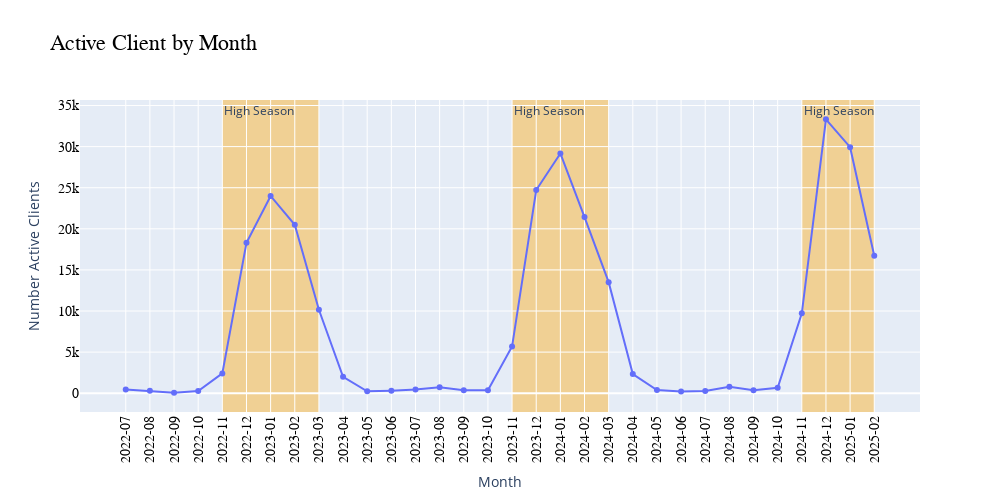

The code cell stored with this chart in its notebook:
### Code cell
# line chart
fig = px.line(
    monthly_counts,
    x="y/m",
    y="user.uid",
    markers=True,
    title="Active Client by Month",
    labels={"y/m": "Month", "user.uid": "Number Active Clients"}
)

# high season
fig.add_vrect(
    x0="2022-11", x1="2023-03",
    fillcolor="orange", opacity=0.4,
    layer="below", line_width=0,
    annotation_text="High Season", annotation_position="top left"
)

fig.add_vrect(
    x0="2023-11", x1="2024-03",
    fillcolor="orange", opacity=0.4,
    layer="below", line_width=0,
    annotation_text="High Season", annotation_position="top left"
)

fig.add_vrect(
    x0="2024-11", x1="2025-02",
    fillcolor="orange", opacity=0.4,
    layer="below", line_width=0,
    annotation_text="High Season", annotation_position="top left"
)

# layout
fig.update_layout(
    xaxis_tickangle=-90,
    width=1000,
    height=500,
    legend=dict(yanchor="top", y=0.99, xanchor="left", x=0.01),
    xaxis = dict(
        type='category',    
        tickmode='array',      
        tickvals=monthly_counts['y/m'],     
        ticktext=monthly_counts['y/m'],
        tickfont=dict(size=14, family="Arial", color="black") 
    ),
    title=dict(
        font=dict(size=22, family="Arial", color="black")  
    ),
    yaxis=dict(
        tickfont=dict(size=14, family="Arial", color="black")  
    )
)

fig.show()

### Figure 1 — Plotly figure (JSON) as saved in the notebook; plotly's stock layout.template omitted (floating-point values rounded to 4 significant figures)
{"data": [{"hovertemplate": "Month=%{x}<br>Number Active Clients=%{y}<extra></extra>", "legendgroup": "", "line": {"color": "#636efa", "dash": "solid"}, "marker": {"symbol": "circle"}, "mode": "lines+markers", "name": "", "orientation": "v", "showlegend": false, "type": "scatter", "x": ["2022-07", "2022-08", "2022-09", "2022-10", "2022-11", "2022-12", "2023-01", "2023-02", "2023-03", "2023-04", "2023-05", "2023-06", "2023-07", "2023-08", "2023-09", "2023-10", "2023-11", "2023-12", "2024-01", "2024-02", "2024-03", "2024-04", "2024-05", "2024-06", "2024-07", "2024-08", "2024-09", "2024-10", "2024-11", "2024-12", "2025-01", "2025-02"], "xaxis": "x", "y": [458, 290, 70, 277, 2413, 18294, 23998, 20494, 10154, 1990, 228, 316, 468, 714, 355, 360, 5681, 24722, 29170, 21426, 13510, 2326, 383, 198, 278, 793, 348, 654, 9722, 33317, 29932, 16731], "yaxis": "y"}], "layout": {"annotations": [{"showarrow": false, "text": "High Season", "x": "2022-11", "xanchor": "left", "xref": "x", "y": 1, "yanchor": "top", "yref": "y domain"}, {"showarrow": false, "text": "High Season", "x": "2023-11", "xanchor": "left", "xref": "x", "y": 1, "yanchor": "top", "yref": "y domain"}, {"showarrow": false, "text": "High Season", "x": "2024-11", "xanchor": "left", "xref": "x", "y": 1, "yanchor": "top", "yref": "y domain"}], "height": 500, "legend": {"tracegroupgap": 0, "x": 0.01, "xanchor": "left", "y": 0.99, "yanchor": "top"}, "shapes": [{"fillcolor": "orange", "layer": "below", "line": {"width": 0}, "opacity": 0.4, "type": "rect", "x0": "2022-11", "x1": "2023-03", "xref": "x", "y0": 0, "y1": 1, "yref": "y domain"}, {"fillcolor": "orange", "layer": "below", "line": {"width": 0}, "opacity": 0.4, "type": "rect", "x0": "2023-11", "x1": "2024-03", "xref": "x", "y0": 0, "y1": 1, "yref": "y domain"}, {"fillcolor": "orange", "layer": "below", "line": {"width": 0}, "opacity": 0.4, "type": "rect", "x0": "2024-11", "x1": "2025-02", "xref": "x", "y0": 0, "y1": 1, "yref": "y domain"}], "title": {"font": {"color": "black", "family": "Arial", "size": 22}, "text": "Active Client by Month"}, "width": 1000, "xaxis": {"anchor": "y", "domain": [0, 1], "tickangle": -90, "tickfont": {"color": "black", "family": "Arial", "size": 14}, "tickmode": "array", "ticktext": ["2022-07", "2022-08", "2022-09", "2022-10", "2022-11", "2022-12", "2023-01", "2023-02", "2023-03", "2023-04", "2023-05", "2023-06", "2023-07", "2023-08", "2023-09", "2023-10", "2023-11", "2023-12", "2024-01", "2024-02", "2024-03", "2024-04", "2024-05", "2024-06", "2024-07", "2024-08", "2024-09", "2024-10", "2024-11", "2024-12", "2025-01", "2025-02"], "tickvals": ["2022-07", "2022-08", "2022-09", "2022-10", "2022-11", "2022-12", "2023-01", "2023-02", "2023-03", "2023-04", "2023-05", "2023-06", "2023-07", "2023-08", "2023-09", "2023-10", "2023-11", "2023-12", "2024-01", "2024-02", "2024-03", "2024-04", "2024-05", "2024-06", "2024-07", "2024-08", "2024-09", "2024-10", "2024-11", "2024-12", "2025-01", "2025-02"], "title": {"text": "Month"}, "type": "category"}, "yaxis": {"anchor": "x", "domain": [0, 1], "tickfont": {"color": "black", "family": "Arial", "size": 14}, "title": {"text": "Number Active Clients"}}}}
